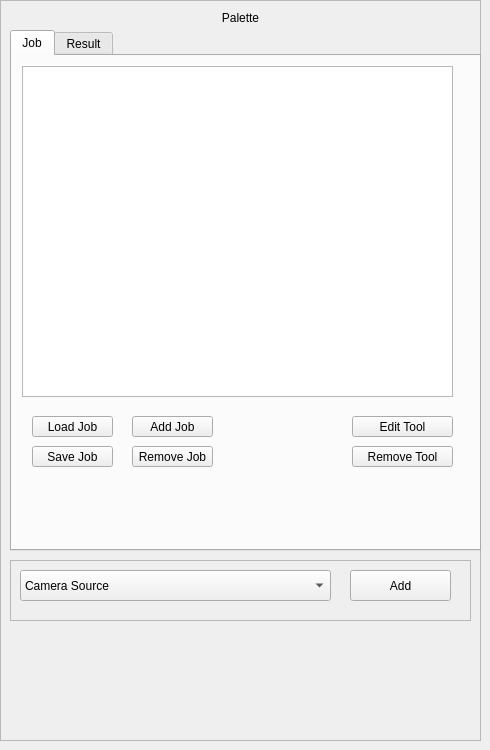
              <widget class="QWidget" name="palettePage">
               <widget class="QFrame" name="paletteFrame">
                <property name="geometry">
                 <rect>
                  <x>0</x>
                  <y>0</y>
                  <width>481</width>
                  <height>741</height>
                 </rect>
                </property>
                <property name="frameShape">
                 <enum>QFrame::StyledPanel</enum>
                </property>
                <property name="frameShadow">
                 <enum>QFrame::Raised</enum>
                </property>
                <widget class="QLabel" name="paletteLabel">
                 <property name="geometry">
                  <rect>
                   <x>0</x>
                   <y>10</y>
                   <width>481</width>
                   <height>16</height>
                  </rect>
                 </property>
                 <property name="text">
                  <string>Palette</string>
                 </property>
                 <property name="textFormat">
                  <enum>Qt::AutoText</enum>
                 </property>
                 <property name="scaledContents">
                  <bool>true</bool>
                 </property>
                 <property name="alignment">
                  <set>Qt::AlignCenter</set>
                 </property>
                </widget>
                <widget class="QTabWidget" name="paletteTab">
                 <property name="geometry">
                  <rect>
                   <x>10</x>
                   <y>30</y>
                   <width>471</width>
                   <height>521</height>
                  </rect>
                 </property>
                 <property name="currentIndex">
                  <number>0</number>
                 </property>
                 <widget class="QWidget" name="jobTab">
                  <attribute name="title">
                   <string>Job</string>
                  </attribute>
                  <widget class="QTreeView" name="jobView">
                   <property name="geometry">
                    <rect>
                     <x>10</x>
                     <y>10</y>
                     <width>431</width>
                     <height>331</height>
                    </rect>
                   </property>
                  </widget>
                  <widget class="QPushButton" name="removeJob">
                   <property name="geometry">
                    <rect>
                     <x>120</x>
                     <y>390</y>
                     <width>81</width>
                     <height>21</height>
                    </rect>
                   </property>
                   <property name="sizePolicy">
                    <sizepolicy hsizetype="Fixed" vsizetype="Fixed">
                     <horstretch>0</horstretch>
                     <verstretch>0</verstretch>
                    </sizepolicy>
                   </property>
                   <property name="text">
                    <string>Remove Job</string>
                   </property>
                  </widget>
                  <widget class="QPushButton" name="editTool">
                   <property name="geometry">
                    <rect>
                     <x>340</x>
                     <y>360</y>
                     <width>101</width>
                     <height>21</height>
                    </rect>
                   </property>
                   <property name="sizePolicy">
                    <sizepolicy hsizetype="Fixed" vsizetype="Fixed">
                     <horstretch>0</horstretch>
                     <verstretch>0</verstretch>
                    </sizepolicy>
                   </property>
                   <property name="text">
                    <string>Edit Tool</string>
                   </property>
                  </widget>
                  <widget class="QPushButton" name="addJob">
                   <property name="geometry">
                    <rect>
                     <x>120</x>
                     <y>360</y>
                     <width>81</width>
                     <height>21</height>
                    </rect>
                   </property>
                   <property name="sizePolicy">
                    <sizepolicy hsizetype="Fixed" vsizetype="Fixed">
                     <horstretch>0</horstretch>
                     <verstretch>0</verstretch>
                    </sizepolicy>
                   </property>
                   <property name="text">
                    <string>Add Job</string>
                   </property>
                  </widget>
                  <widget class="QPushButton" name="loadJob">
                   <property name="geometry">
                    <rect>
                     <x>20</x>
                     <y>360</y>
                     <width>81</width>
                     <height>21</height>
                    </rect>
                   </property>
                   <property name="sizePolicy">
                    <sizepolicy hsizetype="Fixed" vsizetype="Fixed">
                     <horstretch>0</horstretch>
                     <verstretch>0</verstretch>
                    </sizepolicy>
                   </property>
                   <property name="text">
                    <string>Load Job</string>
                   </property>
                  </widget>
                  <widget class="QPushButton" name="saveJob">
                   <property name="geometry">
                    <rect>
                     <x>20</x>
                     <y>390</y>
                     <width>81</width>
                     <height>21</height>
                    </rect>
                   </property>
                   <property name="sizePolicy">
                    <sizepolicy hsizetype="Fixed" vsizetype="Fixed">
                     <horstretch>0</horstretch>
                     <verstretch>0</verstretch>
                    </sizepolicy>
                   </property>
                   <property name="text">
                    <string>Save Job</string>
                   </property>
                  </widget>
                  <widget class="QPushButton" name="removeTool">
                   <property name="geometry">
                    <rect>
                     <x>340</x>
                     <y>390</y>
                     <width>101</width>
                     <height>21</height>
                    </rect>
                   </property>
                   <property name="sizePolicy">
                    <sizepolicy hsizetype="Fixed" vsizetype="Fixed">
                     <horstretch>0</horstretch>
                     <verstretch>0</verstretch>
                    </sizepolicy>
                   </property>
                   <property name="text">
                    <string>Remove Tool</string>
                   </property>
                  </widget>
                 </widget>
                 <widget class="QWidget" name="resultTab">
                  <attribute name="title">
                   <string>Result</string>
                  </attribute>
                 </widget>
                </widget>
                <widget class="QFrame" name="toolLayout">
                 <property name="geometry">
                  <rect>
                   <x>10</x>
                   <y>560</y>
                   <width>461</width>
                   <height>61</height>
                  </rect>
                 </property>
                 <property name="frameShape">
                  <enum>QFrame::StyledPanel</enum>
                 </property>
                 <property name="frameShadow">
                  <enum>QFrame::Raised</enum>
                 </property>
                 <widget class="QPushButton" name="addTool">
                  <property name="enabled">
                   <bool>true</bool>
                  </property>
                  <property name="geometry">
                   <rect>
                    <x>340</x>
                    <y>10</y>
                    <width>101</width>
                    <height>31</height>
                   </rect>
                  </property>
                  <property name="sizePolicy">
                   <sizepolicy hsizetype="Fixed" vsizetype="Fixed">
                    <horstretch>0</horstretch>
                    <verstretch>0</verstretch>
                   </sizepolicy>
                  </property>
                  <property name="text">
                   <string>Add</string>
                  </property>
                 </widget>
                 <widget class="QComboBox" name="toolComboBox">
                  <property name="geometry">
                   <rect>
                    <x>10</x>
                    <y>10</y>
                    <width>311</width>
                    <height>31</height>
                   </rect>
                  </property>
                  <item>
                   <property name="text">
                    <string>Camera Source</string>
                   </property>
                  </item>
                  <item>
                   <property name="text">
                    <string>Detect Tool</string>
                   </property>
                  </item>
                  <item>
                   <property name="text">
                    <string>Save Image</string>
                   </property>
                  </item>
                 </widget>
                </widget>
               </widget>
              </widget>
